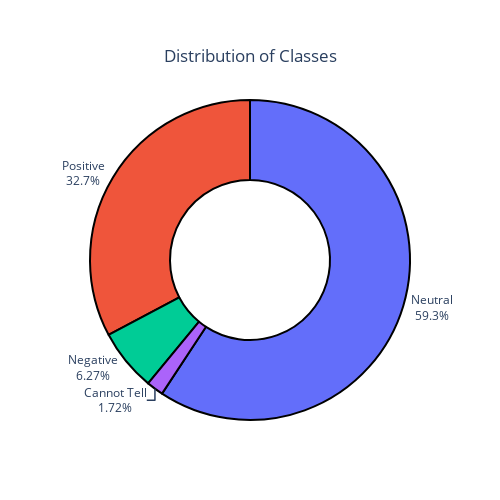

Source (notebook cell):
### Code cell
colors = ['gold', 'mediumturquoise', 'darkorange', 'lightgreen']
fig = go.Figure(data=[go.Pie(
                             labels=sentiments_dist.index,
                             values=sentiments_dist.sentiment,
                             hole=.5,
                             textposition = 'outside',
                             textinfo='label+percent',
                             marker=dict( line=dict(color='#000000', width=2))
                                        )])
fig.update_layout(
    showlegend=False,
    title={
        'text': "Distribution of Classes",
        'y':.9,
        'x':.5,
        'xanchor': 'center',
        'yanchor': 'top'},
    width=500,
    height=500
)
fig.show()

### Figure 1 — Plotly figure (JSON) as saved in the notebook; plotly's stock layout.template omitted (floating-point values rounded to 4 significant figures)
{"data": [{"hole": 0.5, "labels": ["Neutral", "Positive", "Negative", "Cannot Tell"], "marker": {"line": {"color": "#000000", "width": 2}}, "textinfo": "label+percent", "textposition": "outside", "type": "pie", "values": [59.27, 32.75, 6.269, 1.718]}], "layout": {"height": 500, "showlegend": false, "title": {"text": "Distribution of Classes", "x": 0.5, "xanchor": "center", "y": 0.9, "yanchor": "top"}, "width": 500}}
